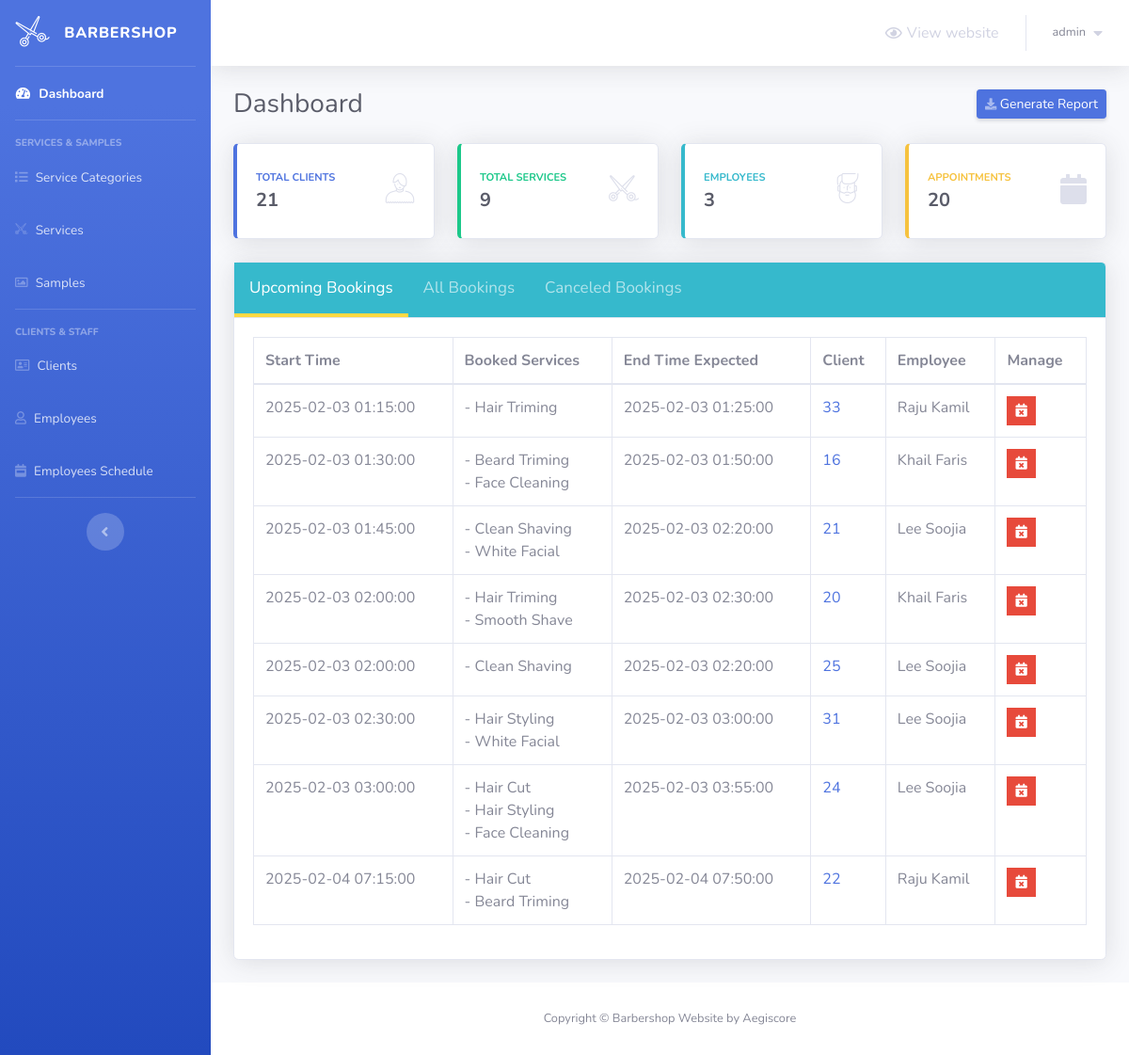
The page /barber-admin/index.php (signed in) on the database its author committed.
### tables this page shows
CREATE TABLE `appointments` (
  `appointment_id` int NOT NULL,
  `date_created` timestamp NOT NULL DEFAULT '0000-00-00 00:00:00',
  `client_id` int NOT NULL,
  `employee_id` int NOT NULL,
  `start_time` timestamp NOT NULL DEFAULT '0000-00-00 00:00:00',
  `end_time_expected` timestamp NOT NULL DEFAULT '0000-00-00 00:00:00',
  `canceled` tinyint(1) NOT NULL DEFAULT '0',
  `cancellation_reason` text
);

CREATE TABLE `services` (
  `service_id` int NOT NULL,
  `service_name` varchar(50) NOT NULL,
  `service_description` varchar(255) NOT NULL,
  `service_price` decimal(6,2) NOT NULL,
  `service_duration` int NOT NULL,
  `category_id` int NOT NULL
);

CREATE TABLE `clients` (
  `client_id` int NOT NULL,
  `first_name` varchar(30) NOT NULL,
  `last_name` varchar(30) NOT NULL,
  `phone_number` varchar(30) NOT NULL,
  `client_email` varchar(50) NOT NULL
);

CREATE TABLE `employees` (
  `employee_id` int NOT NULL,
  `first_name` varchar(20) NOT NULL,
  `last_name` varchar(20) NOT NULL,
  `phone_number` varchar(30) NOT NULL,
  `email` varchar(50) NOT NULL
);

### barber-admin/Includes/functions/functions.php (called while the page is built, shortened)
<?php
    function countItems($item,$table)
	{
		global $con;
		$stat_ = $con->prepare("SELECT COUNT($item) FROM $table");
		$stat_->execute();
		return $stat_->fetchColumn();
	}

### barber-admin/index.php (the view, shortened to what this page needs)
<?php
	if(isset($_SESSION['username_barbershop_Xw211qAAsq4']) && isset($_SESSION['password_barbershop_Xw211qAAsq4']))
	{
        include 'connect.php';
        include 'Includes/functions/functions.php';
        include 'Includes/templates/header.php';
?>
	<div class="container-fluid">
		<div class="d-sm-flex align-items-center justify-content-between mb-4">
			<h1 class="h3 mb-0 text-gray-800">Dashboard</h1>
			<a href="#" class="d-none d-sm-inline-block btn btn-sm btn-primary shadow-sm">
				<i class="fas fa-download fa-sm text-white-50"></i>
				Generate Report
			</a>
		</div>
		<div class="row">
			<div class="col-xl-3 col-md-6 mb-4">
				<div class="card border-left-primary shadow h-100 py-2">
					<div class="card-body">
				  		<div class="row no-gutters align-items-center">
							<div class="col mr-2">
					  			<div class="text-xs font-weight-bold text-primary text-uppercase mb-1">
					  				Total Clients
					  			</div>
					  			<div class="h5 mb-0 font-weight-bold text-gray-800"><?php echo countItems("client_id","clients")?></div>
							</div>
							<div class="col-auto">
					  			<i class="bs bs-boy fa-2x text-gray-300"></i>
							</div>
				  		</div>
					</div>
			  	</div>
			</div>
			<div class="col-xl-3 col-md-6 mb-4">
				<div class="card border-left-success shadow h-100 py-2">
					<div class="card-body">
				  		<div class="row no-gutters align-items-center">
							<div class="col mr-2">
					  			<div class="text-xs font-weight-bold text-success text-uppercase mb-1">
					  				Total Services
					  			</div>
					  			<div class="h5 mb-0 font-weight-bold text-gray-800"><?php echo countItems("service_id","services")?></div>
							</div>
							<div class="col-auto">
					  			<i class="bs bs-scissors-1 fa-2x text-gray-300"></i>
							</div>
				  		</div>
					</div>
			  	</div>
			</div>
			<div class="col-xl-3 col-md-6 mb-4">
				<div class="card border-left-info shadow h-100 py-2">
					<div class="card-body">
				  		<div class="row no-gutters align-items-center">
							<div class="col mr-2">
					  			<div class="text-xs font-weight-bold text-info text-uppercase mb-1">
					  				Employees
					  			</div>
					  			<div class="row no-gutters align-items-center">
									<div class="col-auto">
						  				<div class="h5 mb-0 mr-3 font-weight-bold text-gray-800"><?php echo countItems("employee_id","employees")?></div>
									</div>
					  			</div>
							</div>
							<div class="col-auto">
					  			<i class="bs bs-man fa-2x text-gray-300"></i>
							</div>
				  		</div>
					</div>
			  	</div>
			</div>
			<div class="col-xl-3 col-md-6 mb-4">
				<div class="card border-left-warning shadow h-100 py-2">
					<div class="card-body">
				  		<div class="row no-gutters align-items-center">
							<div class="col mr-2">
					  			<div class="text-xs font-weight-bold text-warning text-uppercase mb-1">
					  				Appointments
					  			</div>
					  			<div class="h5 mb-0 font-weight-bold text-gray-800"><?php echo countItems("appointment_id","appointments")?></div>
							</div>
							<div class="col-auto">
					  			<i class="fas fa-calendar fa-2x text-gray-300"></i>
							</div>
				 		</div>
					</div>
			  	</div>
			</div>
		</div>
        <div class="card shadow mb-4">
            <div class="card-header tab" style="padding: 0px !important;background: #36b9cc!important">
            	<button class="tablinks active" onclick="openTab(event, 'Upcoming')">
            		Upcoming Bookings
            	</button>
                <button class="tablinks" onclick="openTab(event, 'All')">
                	All Bookings
                </button>
                <button class="tablinks" onclick="openTab(event, 'Canceled')">
                	Canceled Bookings
                </button>
            </div>
            <div class="card-body">
            	<div class="table-responsive">
                	<table class="table table-bordered tabcontent" id="Upcoming" style="display:table" width="100%" cellspacing="0">
                  		<thead>
                                <tr>
                                    <th>
                                        Start Time
                                    </th>
                                    <th>
                                        Booked Services
                                    </th>
                                    <th>
                                        End Time Expected
                                    </th>
                                    <th>
                                        Client
                                    </th>
                                    <th>
                                        Employee
                                    </th>
                                    <th>
                                        Manage
                                    </th>
                                </tr>
                            </thead>
                            <tbody>
                                <?php
                                    $stmt = $con->prepare("SELECT *
                                                    FROM appointments a , clients c
                                                    where start_time >= ?
                                                    and a.client_id = c.client_id
                                                    and canceled = 0
                                                    order by start_time;
                                                    ");
                                    $stmt->execute(array(date('Y-m-d H:i:s')));
                                    $rows = $stmt->fetchAll();
                                    $count = $stmt->rowCount();
                                    if($count == 0)
                                    {
                                        echo "<tr>";
                                            echo "<td colspan='5' style='text-align:center;'>";
                                                echo "List of your upcoming bookings will be presented here";
                                            echo "</td>";
                                        echo "</tr>";
                                    }
                                    else
                                    {
                                        foreach($rows as $row)
                                        {
                                            echo "<tr>";
                                                echo "<td>";
                                                    echo $row['start_time'];
                                                echo "</td>";
                                                echo "<td>";
                                                    $stmtServices = $con->prepare("SELECT service_name
                                                            from services s, services_booked sb
                                                            where s.service_id = sb.service_id
                                                            and appointment_id = ?");
                                                    $stmtServices->execute(array($row['appointment_id']));
                                                    $rowsServices = $stmtServices->fetchAll();
                                                    foreach($rowsServices as $rowsService)
                                                    {
                                                        echo "- ".$rowsService['service_name'];
                                                        if (next($rowsServices)==true)  echo " <br> ";
                                                    }
                                                echo "</td>";
                                                echo "<td>";
                                                    echo $row['end_time_expected'];
                                                echo "</td>";
                                                echo "<td>";
                                                    echo "<a href = #>";
                                                        echo $row['client_id'];
                                                    echo "</a>";
                                                echo "</td>";
                                                echo "<td>";
                                                    $stmtEmployees = $con->prepare("SELECT first_name,last_name
                                                            from employees e, appointments a
                                                            where e.employee_id = a.employee_id
                                                            and a.appointment_id = ?");
                                                    $stmtEmployees->execute(array($row['appointment_id']));
                                                    $rowsEmployees = $stmtEmployees->fetchAll();
                                                    foreach($rowsEmployees as $rowsEmployee)
                                                    {
                                                        echo $rowsEmployee['first_name']." ".$rowsEmployee['last_name'];
                                                    }
                                                echo "</td>";
                                                echo "<td>";
                                                	$cancel_data = "cancel_appointment_".$row["appointment_id"];
                                               		?>
                                               		<ul class="list-inline m-0">
                                                        <li class="list-inline-item" data-toggle="tooltip" title="Cancel Appointment">
                                                            <button class="btn btn-danger btn-sm rounded-0" type="button" data-toggle="modal" data-target="#<?php echo $cancel_data; ?>" data-placement="top">
                                                                <i class="fas fa-calendar-times"></i>
                                                            </button>
                                                        </li>
                                                    </ul>
                                               		<?php
                                                echo "</td>";
                                            echo "</tr>";
                                        }
                                    }
                                ?>
                            </tbody>
                	</table>
              	</div>
            </div>
        </div>
	</div>
<?php
		include 'Includes/templates/footer.php';
	}
	else
    {
    	header('Location: login.php');
        exit();
    }
?>

### barber-admin/Design/css/main.css (style rules this page uses)
.tab button.active { color: #fff; border-bottom: 4px solid #ffd943; }
.tab button { background: inherit; color: #ffffff9c; float: left; border: none; outline: none; cursor: pointer; padding: 14px 16px; transition: 0.3s; font-size: 17px; border-bottom: 4px solid transparent; }
.tabcontent { display: none; }

### rows shown on the page
appointments: start_time "2025-02-03 01:15:00", end_time_expected "2025-02-03 01:25:00", client.client_id "33"
services: service_name "Hair Triming"
employees: first_name "Raju", last_name "Kamil"
appointments: start_time "2025-02-03 01:30:00", end_time_expected "2025-02-03 01:50:00", client.client_id "16"
services: service_name "Beard Triming"
services: service_name "Face Cleaning"
employees: first_name "Khail", last_name "Faris"
appointments: start_time "2025-02-03 01:45:00", end_time_expected "2025-02-03 02:20:00", client.client_id "21"
services: service_name "Clean Shaving"
services: service_name "White Facial"
employees: first_name "Lee", last_name "Soojia"
appointments: start_time "2025-02-03 02:00:00", end_time_expected "2025-02-03 02:30:00", client.client_id "20"
services: service_name "Smooth Shave"
appointments: start_time "2025-02-03 02:00:00", end_time_expected "2025-02-03 02:20:00", client.client_id "25"
appointments: start_time "2025-02-03 02:30:00", end_time_expected "2025-02-03 03:00:00", client.client_id "31"
services: service_name "Hair Styling"
appointments: start_time "2025-02-03 03:00:00", end_time_expected "2025-02-03 03:55:00", client.client_id "24"
services: service_name "Hair Cut"
appointments: start_time "2025-02-04 07:15:00", end_time_expected "2025-02-04 07:50:00", client.client_id "22"

### other values the page prints
$_SESSION['username_barbershop_Xw211qAAsq4'] "admin"
countItems("client_id","clients") "21"
countItems("service_id","services") "9"
countItems("employee_id","employees") "3"
countItems("appointment_id","appointments") "20"
